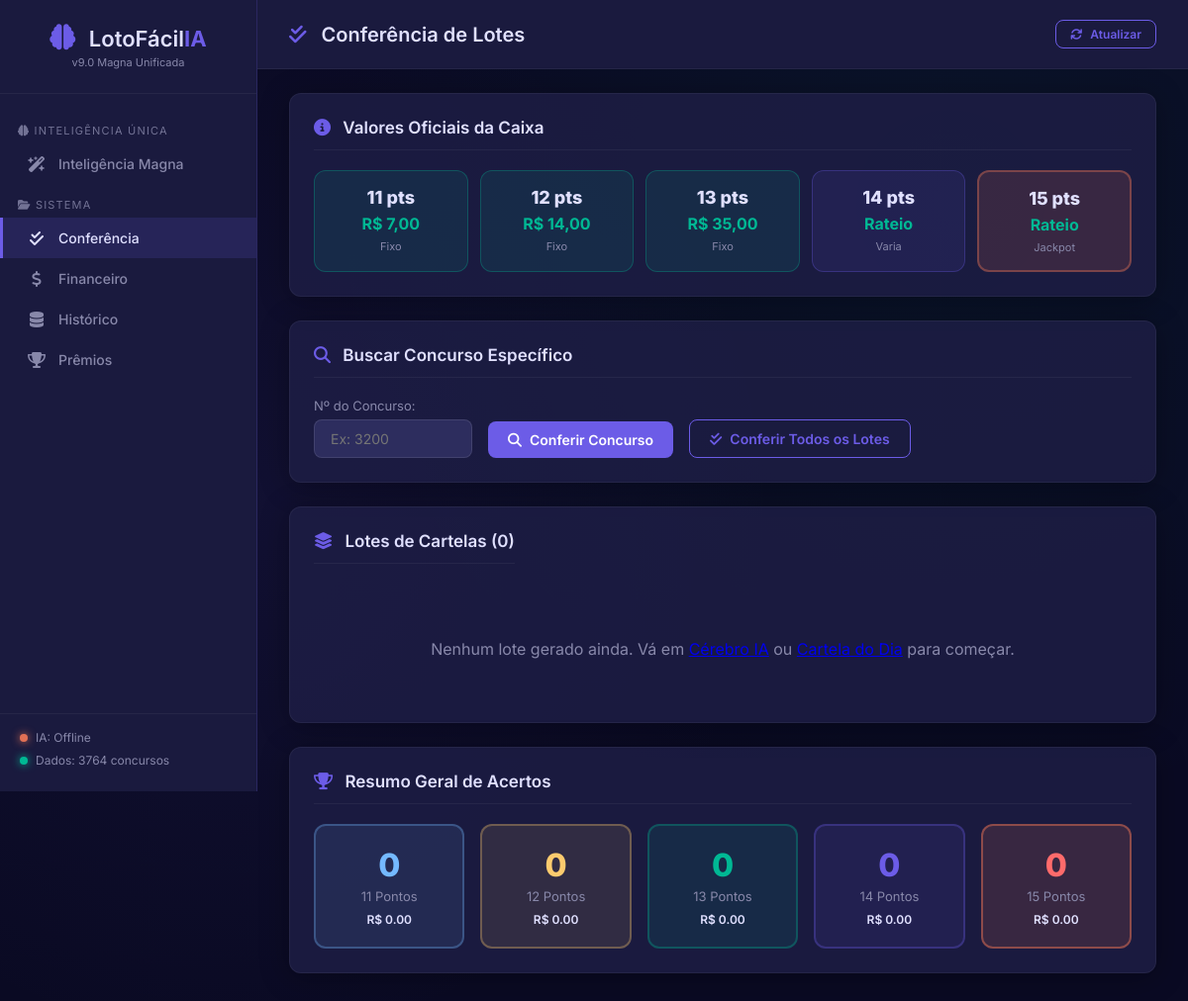
Before: /conferencia with the older database file.
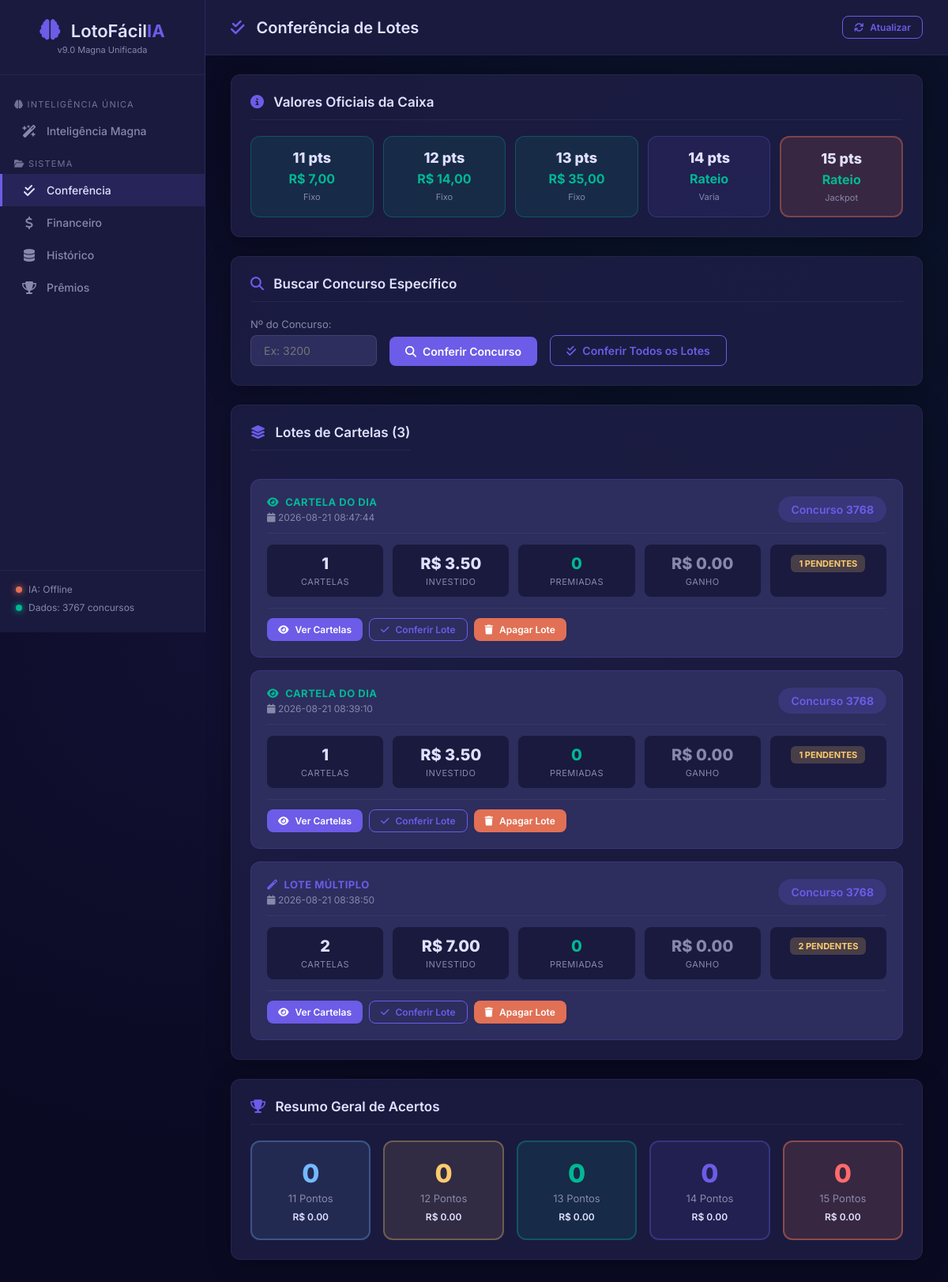
After: the same page with the newer database file.
### tables this page shows
CREATE TABLE lotes_cartelas (
            lote_id       TEXT PRIMARY KEY,
            data_criacao  TEXT,
            concurso_alvo INTEGER,
            tipo_geracao  TEXT,
            quantidade    INTEGER,
            custo_total   REAL,
            modo          TEXT,
            grupo_elite   TEXT,
            cobertura_13  REAL,
            observacao    TEXT
        );

### app.py (the view)
@app.route("/conferencia")
def conferencia_page():
    lotes      = conferencia.get_todos_lotes()
    resumo_raw = conferencia.resumo_conferencia()
    resumo = {}
    for pts, dados in resumo_raw.items():
        resumo[pts] = dados if isinstance(dados, dict) \
                      else {"qtd": dados, "total_premio": 0}
    return render_template(
        "conferencia.html",
        lotes  = lotes,
        resumo = resumo,
    )

### app.py (called while the page is built)
@app.context_processor
def inject_status():
    return {"status": status_sistema}

### core/conferencia.py (called while the page is built, shortened)
def _safe_int(val):
    if val is None:
        return 0
    if hasattr(val, "item"):
        val = val.item()
    try:
        return int(val)
    except (TypeError, ValueError, OverflowError):
        return 0

### database/db_manager.py (called while the page is built)
    def get_conn(self):
        conn = sqlite3.connect(self.db_path)
        conn.row_factory = sqlite3.Row
        return conn

### templates/conferencia.html (shortened to what this page needs)
{% extends "base.html" %}
{% block page_title %}
    <i class="fas fa-check-double"></i> Conferência de Lotes
{% endblock %}
{% block content %}
<div class="section">
    <h2><i class="fas fa-info-circle"></i> Valores Oficiais da Caixa</h2>
    <div class="premios-oficiais-grid">
        <div class="premio-oficial fixo">
            <span class="po-pts">11 pts</span>
            <span class="po-valor">R$ 7,00</span>
            <span class="po-tipo">Fixo</span>
        </div>
        <div class="premio-oficial fixo">
            <span class="po-pts">12 pts</span>
            <span class="po-valor">R$ 14,00</span>
            <span class="po-tipo">Fixo</span>
        </div>
        <div class="premio-oficial fixo">
            <span class="po-pts">13 pts</span>
            <span class="po-valor">R$ 35,00</span>
            <span class="po-tipo">Fixo</span>
        </div>
        <div class="premio-oficial rateado">
            <span class="po-pts">14 pts</span>
            <span class="po-valor">Rateio</span>
            <span class="po-tipo">Varia</span>
        </div>
        <div class="premio-oficial rateado destaque">
            <span class="po-pts">15 pts</span>
            <span class="po-valor">Rateio</span>
            <span class="po-tipo">Jackpot</span>
        </div>
    </div>
</div>
<div class="section">
    <h2><i class="fas fa-search"></i> Buscar Concurso Específico</h2>
    <div class="form-inline">
        <div class="form-group">
            <label>Nº do Concurso:</label>
            <input type="number" id="input-concurso"
                   class="form-control input-concurso"
                   placeholder="Ex: 3200" min="1">
        </div>
        <button id="btn-conferir-num" class="btn btn-primary">
            <i class="fas fa-search"></i> Conferir Concurso
        </button>
        <button id="btn-conferir-todos" class="btn btn-outline">
            <i class="fas fa-check-double"></i> Conferir Todos os Lotes
        </button>
    </div>
</div>
<div class="section">
    <div class="section-header">
        <h2><i class="fas fa-layer-group"></i>
            Lotes de Cartelas ({{ lotes|length }})
        </h2>
    </div>
    {% if lotes %}
    <div class="lotes-lista">
        {% for lote in lotes %}
        <div class="lote-card" data-lote="{{ lote.lote_id }}">
            <div class="lote-header">
                <div class="lote-info-esq">
                    {% if lote.tipo_geracao == 'cartela_do_dia' %}
                        <div class="lote-tipo tipo-cartela-dia">
                            <i class="fas fa-eye"></i>
                            <span>CARTELA DO DIA</span>
                        </div>
                    {% else %}
                        <div class="lote-tipo tipo-multiplo">
                            <i class="fas fa-magic"></i>
                            <span>LOTE MÚLTIPLO</span>
                        </div>
                    {% endif %}
                    <div class="lote-data">
                        <i class="fas fa-calendar"></i>
                        {{ lote.data_criacao }}
                    </div>
                </div>
                <div class="lote-concurso-badge">
                    Concurso <strong>{{ lote.concurso_alvo }}</strong>
                </div>
            </div>
            <div class="lote-stats">
                <div class="lote-stat">
                    <span class="ls-num">{{ lote.total_cartelas }}</span>
                    <span class="ls-label">Cartelas</span>
                </div>
                <div class="lote-stat">
                    <span class="ls-num">
                        R$ {{ "%.2f"|format(lote.custo_total) }}
                    </span>
                    <span class="ls-label">Investido</span>
                </div>
                <div class="lote-stat">
                    <span class="ls-num ls-verde">
                        {{ lote.premiadas }}
                    </span>
                    <span class="ls-label">Premiadas</span>
                </div>
                <div class="lote-stat">
                    {% if lote.total_ganho > 0 %}
                        <span class="ls-num ls-verde">
                            R$ {{ "%.2f"|format(lote.total_ganho) }}
                        </span>
                    {% else %}
                        <span class="ls-num ls-cinza">
                            R$ {{ "%.2f"|format(lote.total_ganho) }}
                        </span>
                    {% endif %}
                    <span class="ls-label">Ganho</span>
                </div>
                <div class="lote-stat">
                    {% if lote.pendentes > 0 %}
                    <span class="badge badge-warning">
                        {{ lote.pendentes }} pendentes
                    </span>
                    {% else %}
                    <span class="badge badge-success">Conferido</span>
                    {% endif %}
                </div>
            </div>
            <div class="lote-acoes">
                <button class="btn btn-sm btn-primary btn-ver-lote"
                        data-lote="{{ lote.lote_id }}">
                    <i class="fas fa-eye"></i> Ver Cartelas
                </button>
                <button class="btn btn-sm btn-outline btn-conferir-lote"
                        data-lote="{{ lote.lote_id }}"
                        data-concurso="{{ lote.concurso_alvo }}">
                    <i class="fas fa-check"></i> Conferir Lote
                </button>
                <button class="btn btn-sm btn-danger btn-apagar-lote"
                        data-lote="{{ lote.lote_id }}">
                    <i class="fas fa-trash"></i> Apagar Lote
                </button>
            </div>
        </div>
        {% endfor %}
    </div>
    {% else %}
    <p class="msg-vazio">
        Nenhum lote gerado ainda.
        Vá em <a href="/cerebro">Cérebro IA</a> ou
        <a href="/cerebro#aba-cartela_do_dia">Cartela do Dia</a> para começar.
    </p>
    {% endif %}
</div>
<div class="section">
    <h2><i class="fas fa-trophy"></i> Resumo Geral de Acertos</h2>
    <div class="acertos-grid">
        <div class="acerto-card a11">
            <span class="acerto-num">
                {{ resumo.get(11, {}).get('qtd', 0) }}
            </span>
            <span class="acerto-label">11 Pontos</span>
            <span class="acerto-premio">
                R$ {{ "%.2f"|format(
                    resumo.get(11, {}).get('total_premio', 0)) }}
            </span>
        </div>
        <div class="acerto-card a12">
            <span class="acerto-num">
                {{ resumo.get(12, {}).get('qtd', 0) }}
            </span>
            <span class="acerto-label">12 Pontos</span>
            <span class="acerto-premio">
                R$ {{ "%.2f"|format(
                    resumo.get(12, {}).get('total_premio', 0)) }}
            </span>
        </div>
        <div class="acerto-card a13">
            <span class="acerto-num">
                {{ resumo.get(13, {}).get('qtd', 0) }}
            </span>
            <span class="acerto-label">13 Pontos</span>
            <span class="acerto-premio">
                R$ {{ "%.2f"|format(
                    resumo.get(13, {}).get('total_premio', 0)) }}
            </span>
        </div>
        <div class="acerto-card a14">
            <span class="acerto-num">
                {{ resumo.get(14, {}).get('qtd', 0) }}
            </span>
            <span class="acerto-label">14 Pontos</span>
            <span class="acerto-premio">
                R$ {{ "%.2f"|format(
                    resumo.get(14, {}).get('total_premio', 0)) }}
            </span>
        </div>
        <div class="acerto-card a15">
            <span class="acerto-num">
                {{ resumo.get(15, {}).get('qtd', 0) }}
            </span>
            <span class="acerto-label">15 Pontos</span>
            <span class="acerto-premio">
                R$ {{ "%.2f"|format(
                    resumo.get(15, {}).get('total_premio', 0)) }}
            </span>
        </div>
    </div>
</div>
{% endblock %}

### templates/base.html (shortened to what this page needs)
<!DOCTYPE html>
<html lang="pt-br">
<head>
    <link rel="stylesheet"
          href="{{ url_for('static', filename='css/style.css') }}">
    <link href="https://cdnjs.cloudflare.com/ajax/libs/font-awesome/6.4.0/css/all.min.css"
          rel="stylesheet">
</head>
<body>
    <nav class="sidebar">
        <div class="sidebar-header">
            <div class="logo">
                <i class="fas fa-brain"></i>
                <span>LotoFácil<strong>IA</strong></span>
            </div>
            <small class="version">v9.0 Magna Unificada</small>
        </div>
        <ul class="nav-menu">
            <li class="nav-grupo-titulo">
                <i class="fas fa-brain"></i> INTELIGÊNCIA ÚNICA
            </li>
            <li>
                <a href="/cerebro"
                   class="{% if request.path.startswith('/cerebro') or request.path in ['/gerar','/cartela_do_dia','/wheeling','/analise','/singularidade','/ia_auditoria','/fisica','/avaliacao','/ordem'] %}active{% endif %}">
                    <i class="fas fa-wand-magic-sparkles"></i> Inteligência Magna
                </a>
            </li>
            <li class="nav-grupo-titulo">
                <i class="fas fa-folder-open"></i> SISTEMA
            </li>
            <li>
                <a href="/conferencia"
                   class="{% if request.path == '/conferencia' %}active{% endif %}">
                    <i class="fas fa-check-double"></i> Conferência
                </a>
            </li>
            <li>
                <a href="/financeiro_page"
                   class="{% if request.path == '/financeiro_page' %}active{% endif %}">
                    <i class="fas fa-dollar-sign"></i> Financeiro
                </a>
            </li>
            <li>
                <a href="/historico"
                   class="{% if request.path == '/historico' %}active{% endif %}">
                    <i class="fas fa-database"></i> Histórico
                </a>
            </li>
            <li>
                <a href="/premios"
                   class="{% if request.path == '/premios' %}active{% endif %}">
                    <i class="fas fa-trophy"></i> Prêmios
                </a>
            </li>
        </ul>
        <div class="sidebar-footer">
            <div class="status-indicator">
                <span class="dot {% if status and status.ia_treinada %}green{% else %}red{% endif %}"></span>
                IA: {% if status and status.ia_treinada %}Online{% else %}Offline{% endif %}
            </div>
            <div class="status-indicator">
                <span class="dot {% if status and status.dados_carregados %}green{% else %}red{% endif %}"></span>
                Dados: {% if status and status.ultimo_concurso %}{{ status.ultimo_concurso }}{% else %}0{% endif %} concursos
            </div>
        </div>
    </nav>
    <main class="main-content">
        <header class="topbar">
            <h1>{% block page_title %}Dashboard{% endblock %}</h1>
            <div class="topbar-actions">
                <button onclick="atualizarStatus()"
                        class="btn btn-sm btn-outline">
                    <i class="fas fa-sync"></i> Atualizar
                </button>
            </div>
        </header>
        <div class="content">
            {% block content %}{% endblock %}
        </div>
    </main>
</body>
</html>

Changed rows visible on the page:
added lotes_cartelas: tipo_geracao "cartela_do_dia" (drawn), data_criacao "2026-08-21 08:47:44", concurso_alvo "3768", total_cartelas "1", custo_total "3.50", premiadas "0", total_ganho "0.00", pendentes "1"
added lotes_cartelas: tipo_geracao "cartela_do_dia" (drawn), data_criacao "2026-08-21 08:39:10", concurso_alvo "3768", total_cartelas "1", custo_total "3.50", premiadas "0", total_ganho "0.00", pendentes "1"
added lotes_cartelas: tipo_geracao "multiplas" (drawn), data_criacao "2026-08-21 08:38:50", concurso_alvo "3768", total_cartelas "2", custo_total "7.00", premiadas "0", total_ganho "0.00", pendentes "2"
Other visible differences:
{{ status.ultimo_concurso }}: "3764" → "3767"
{{ lotes|length }}: "0" → "3"
text no longer shown: "Nenhum lote gerado ainda. Vá em ou para começar."
